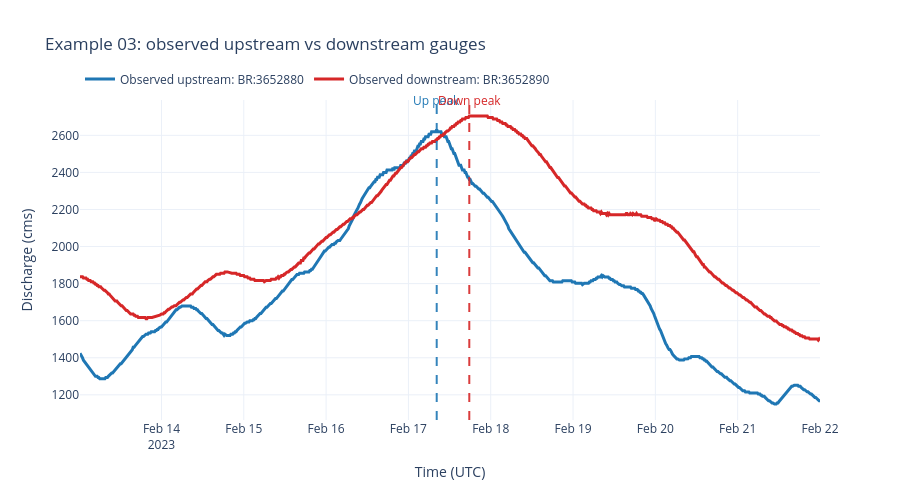
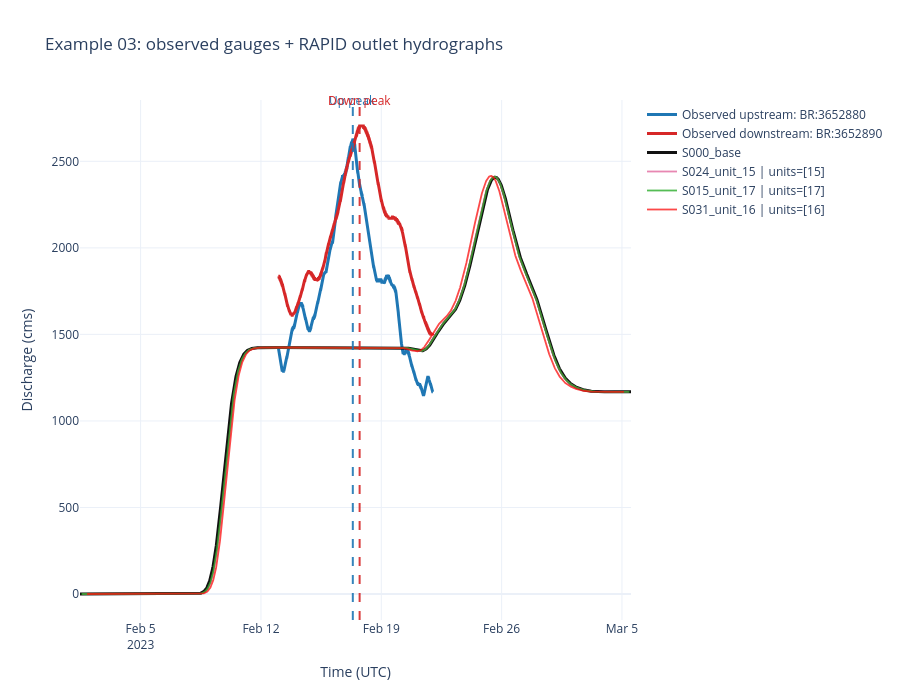

The cell these charts' notebook holds for them, in order:
### Code cell
fig_obs = go.Figure()
fig_obs.add_trace(
    go.Scatter(
        x=up_ts["time"],
        y=up_ts["discharge"],
        mode="lines",
        name=f"Observed upstream: {up_station}",
        line=dict(color="#1f77b4", width=3),
    )
)
fig_obs.add_trace(
    go.Scatter(
        x=down_ts["time"],
        y=down_ts["discharge"],
        mode="lines",
        name=f"Observed downstream: {down_station}",
        line=dict(color="#d62728", width=3),
    )
)
add_peak_lines(fig_obs, up_peak_time, down_peak_time)
fig_obs.update_layout(
    title=f"Example {example_tag}: observed upstream vs downstream gauges",
    xaxis_title="Time (UTC)",
    yaxis_title="Discharge (cms)",
    template="plotly_white",
    height=500,
    legend=dict(orientation="h", yanchor="bottom", y=1.02, xanchor="left", x=0),
)
fig_obs.show()

fig_rapid = go.Figure()
fig_rapid.add_trace(
    go.Scatter(
        x=up_ts["time"],
        y=up_ts["discharge"],
        mode="lines",
        name=f"Observed upstream: {up_station}",
        line=dict(color="#1f77b4", width=3),
    )
)
fig_rapid.add_trace(
    go.Scatter(
        x=down_ts["time"],
        y=down_ts["discharge"],
        mode="lines",
        name=f"Observed downstream: {down_station}",
        line=dict(color="#d62728", width=3),
    )
)

rapid_palette = qualitative.Dark24 + qualitative.Alphabet + qualitative.Set3
for i, item in enumerate(rapid_series):
    hydro = item["hydro"]
    if item["state_kind"] == "base":
        color = "#111111"
        width = 3
        opacity = 1.0
    else:
        color = rapid_palette[i % len(rapid_palette)]
        width = 1.8
        opacity = 0.75

    fig_rapid.add_trace(
        go.Scatter(
            x=hydro["time_utc"],
            y=hydro["q_outlet_cms"],
            mode="lines",
            name=item["display_label"],
            line=dict(color=color, width=width),
            opacity=opacity,
        )
    )

add_peak_lines(fig_rapid, up_peak_time, down_peak_time)
fig_rapid.update_layout(
    title=f"Example {example_tag}: observed gauges + RAPID outlet hydrographs",
    xaxis_title="Time (UTC)",
    yaxis_title="Discharge (cms)",
    template="plotly_white",
    height=700,
    legend=dict(orientation="v", yanchor="top", y=1, xanchor="left", x=1.02),
)
fig_rapid.show()

### Figure 1 — Plotly figure (JSON) as saved in the notebook; plotly's stock layout.template omitted (floating-point values rounded to 4 significant figures; data arrays with more than 128 entries replaced by an {"elided": "..."} marker saying what was removed)
{"data": [{"line": {"color": "#1f77b4", "width": 3}, "mode": "lines", "name": "Observed upstream: BR:3652880", "type": "scatter", "x": {"elided": "864 str values"}, "y": {"elided": "864 float values"}}, {"line": {"color": "#d62728", "width": 3}, "mode": "lines", "name": "Observed downstream: BR:3652890", "type": "scatter", "x": {"elided": "852 str values"}, "y": {"elided": "852 float values"}}], "layout": {"annotations": [{"font": {"color": "#1f77b4"}, "showarrow": false, "text": "Up peak", "x": "2023-02-17T08:15:00+00:00", "y": 1, "yref": "paper", "yshift": 10}, {"font": {"color": "#d62728"}, "showarrow": false, "text": "Down peak", "x": "2023-02-17T17:45:00+00:00", "y": 1, "yref": "paper", "yshift": 10}], "height": 500, "legend": {"orientation": "h", "x": 0, "xanchor": "left", "y": 1.02, "yanchor": "bottom"}, "shapes": [{"line": {"color": "#1f77b4", "dash": "dash"}, "opacity": 0.9, "type": "line", "x0": "2023-02-17T08:15:00+00:00", "x1": "2023-02-17T08:15:00+00:00", "xref": "x", "y0": 0, "y1": 1, "yref": "y domain"}, {"line": {"color": "#d62728", "dash": "dash"}, "opacity": 0.9, "type": "line", "x0": "2023-02-17T17:45:00+00:00", "x1": "2023-02-17T17:45:00+00:00", "xref": "x", "y0": 0, "y1": 1, "yref": "y domain"}], "title": {"text": "Example 03: observed upstream vs downstream gauges"}, "xaxis": {"title": {"text": "Time (UTC)"}}, "yaxis": {"title": {"text": "Discharge (cms)"}}}}

### Figure 2 — Plotly figure (JSON) as saved in the notebook; plotly's stock layout.template omitted (floating-point values rounded to 4 significant figures; data arrays with more than 128 entries replaced by an {"elided": "..."} marker saying what was removed)
{"data": [{"line": {"color": "#1f77b4", "width": 3}, "mode": "lines", "name": "Observed upstream: BR:3652880", "type": "scatter", "x": {"elided": "864 str values"}, "y": {"elided": "864 float values"}}, {"line": {"color": "#d62728", "width": 3}, "mode": "lines", "name": "Observed downstream: BR:3652890", "type": "scatter", "x": {"elided": "852 str values"}, "y": {"elided": "852 float values"}}, {"line": {"color": "#111111", "width": 3}, "mode": "lines", "name": "S000_base", "opacity": 1, "type": "scatter", "x": {"elided": "2565 str values"}, "y": {"elided": "2565 float values"}}, {"line": {"color": "#E15F99", "width": 1.8}, "mode": "lines", "name": "S024_unit_15 | units=[15]", "opacity": 0.75, "type": "scatter", "x": {"elided": "2545 str values"}, "y": {"elided": "2545 float values"}}, {"line": {"color": "#1CA71C", "width": 1.8}, "mode": "lines", "name": "S015_unit_17 | units=[17]", "opacity": 0.75, "type": "scatter", "x": {"elided": "2551 str values"}, "y": {"elided": "2551 float values"}}, {"line": {"color": "#FB0D0D", "width": 1.8}, "mode": "lines", "name": "S031_unit_16 | units=[16]", "opacity": 0.75, "type": "scatter", "x": {"elided": "2499 str values"}, "y": {"elided": "2499 float values"}}], "layout": {"annotations": [{"font": {"color": "#1f77b4"}, "showarrow": false, "text": "Up peak", "x": "2023-02-17T08:15:00+00:00", "y": 1, "yref": "paper", "yshift": 10}, {"font": {"color": "#d62728"}, "showarrow": false, "text": "Down peak", "x": "2023-02-17T17:45:00+00:00", "y": 1, "yref": "paper", "yshift": 10}], "height": 700, "legend": {"orientation": "v", "x": 1.02, "xanchor": "left", "y": 1, "yanchor": "top"}, "shapes": [{"line": {"color": "#1f77b4", "dash": "dash"}, "opacity": 0.9, "type": "line", "x0": "2023-02-17T08:15:00+00:00", "x1": "2023-02-17T08:15:00+00:00", "xref": "x", "y0": 0, "y1": 1, "yref": "y domain"}, {"line": {"color": "#d62728", "dash": "dash"}, "opacity": 0.9, "type": "line", "x0": "2023-02-17T17:45:00+00:00", "x1": "2023-02-17T17:45:00+00:00", "xref": "x", "y0": 0, "y1": 1, "yref": "y domain"}], "title": {"text": "Example 03: observed gauges + RAPID outlet hydrographs"}, "xaxis": {"title": {"text": "Time (UTC)"}}, "yaxis": {"title": {"text": "Discharge (cms)"}}}}
